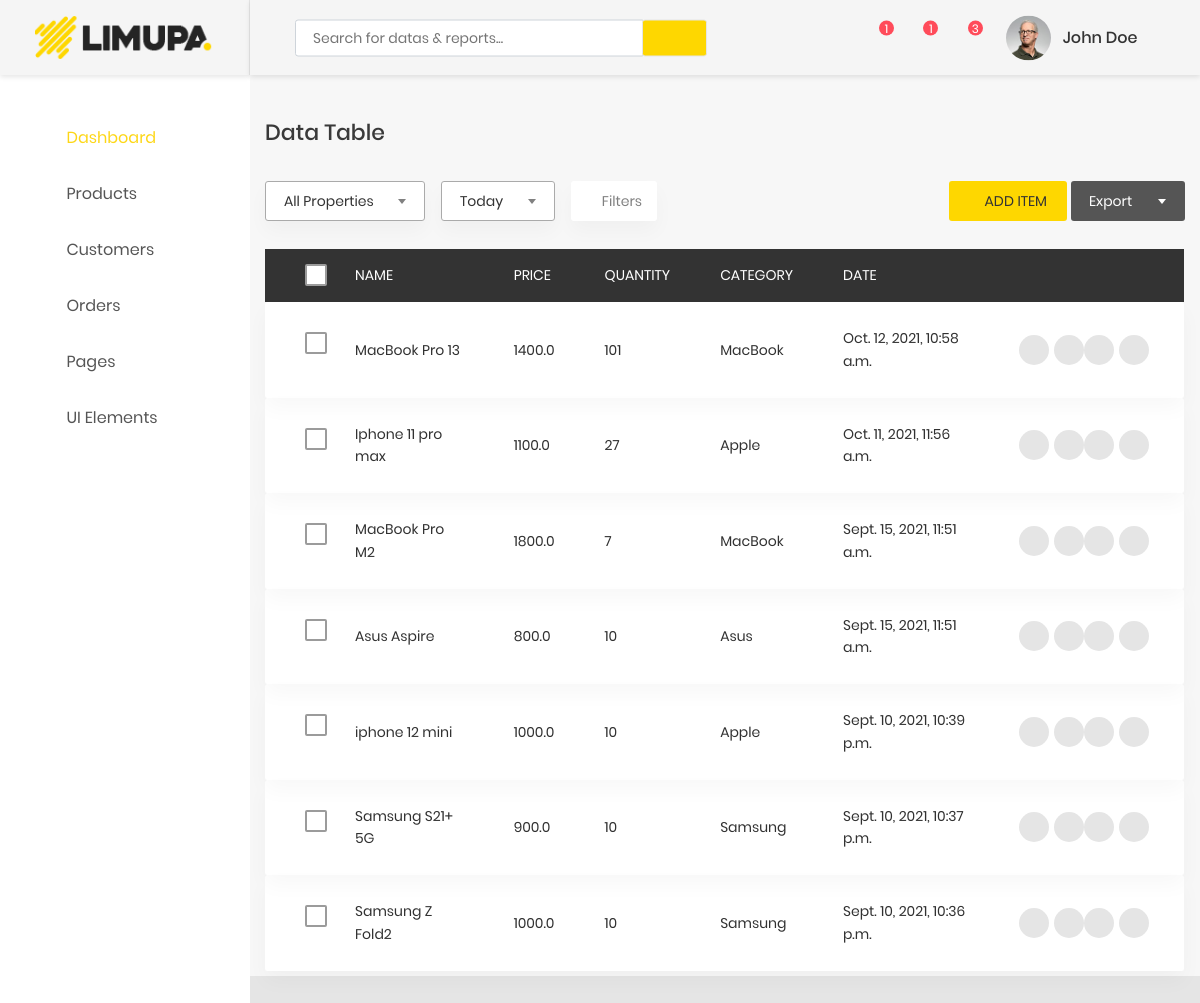
The app's page /adminapp/product/list/ with its own data.
### product/models.py (models this page shows, shortened)
class Product(models.Model):
    category = models.ForeignKey(Category, on_delete=models.CASCADE, null=True)
    name = models.CharField(max_length=100)
    quantity = models.PositiveBigIntegerField(default=1)
    description = models.CharField(max_length=500)
    price = models.FloatField()
    img = models.ImageField(upload_to='product')
    date = models.DateTimeField(auto_now=True)
    def get_info(self):
        info = {'name': self.name, 'price': self.price, 'image': self.img.url, 'description': self.description, 'product_id': self.id}
        info = json.dumps(info)
        return info
    MIN_RESOLUTION = (400, 400)
    MAX_RESOLUTION = (650, 650)
    MAX_SIZE = 3145728

class Category(MPTTModel):
    name = models.CharField(max_length=100)
    slug = models.SlugField(unique=True)
    parent = TreeForeignKey('self', on_delete=models.CASCADE, null=True, blank=True)
    class MPTTMeta:
        order_insertion_by = ['name']
    def __str__(self):
        return self.name

### adminapp/views.py (the view)
# urls.py: path('product/list/', views.product_admin, name='product-admin-list'),
def product_admin(request):
    products = Product.objects.all().order_by('-date')
    data = {
        'products': products
    }
    return render(request, 'adminapp/model/list.html', data)

### adminapp/templates/adminapp/model/list.html (shortened to what this page needs)
{% extends 'adminapp/base/base.html' %}
{% load static %}
{% block content %}
<section class="p-t-20">
    <div class="container">
        <div class="row">
            <div class="col-md-12">
                <h3 class="title-5 m-b-35">data table</h3>
                <div class="table-data__tool">
                    <div class="table-data__tool-left">
                        <div class="rs-select2--light rs-select2--md">
                        </div>
                        <div class="rs-select2--light rs-select2--sm">
                        </div>
                        <button class="au-btn-filter">
                            <i class="zmdi zmdi-filter-list"></i>filters</button>
                    </div>
                    <div class="table-data__tool-right">
                        <a href="{% url 'product-create' %}">
                            <button class="au-btn au-btn-icon au-btn--black au-btn--small">
                            <i class="zmdi zmdi-plus"></i>add item</button>
                        </a>
                        <div class="rs-select2--dark rs-select2--sm rs-select2--dark2">
                        </div>
                    </div>
                </div>
                <div class="table-responsive table-responsive-data2">
                    <table class="table table-data2">
                        <thead>
                            <tr class="table-tr">
                                <th>
                                    <label class="au-checkbox">
                                        <span class="au-checkmark"></span>
                                    </label>
                                </th>
                               <th>Name</th>
                                <th>Price</th>
                                <th>Quantity</th>
                                <th>Category</th>
                                <th>Date</th>
                                <th></th>
                            </tr>
                        </thead>
                        <tbody>
                            {% for i in products %}
                                <tr class="tr-shadow">
                                <td>
                                    <label class="au-checkbox">
                                        <span class="au-checkmark"></span>
                                    </label>
                                </td>
                                    <td>{{ i.name }}</td>
                                    <td>{{ i.price }}</td>
                                    <td>{{ i.quantity }}</td>
                                    <td>{{ i.category }}</td>
                                    <td>{{ i.date }}</td>
                                <td>
                                    <div class="table-data-feature">
                                        <button class="item" data-toggle="tooltip" data-placement="top" title="Send">
                                            <i class="zmdi zmdi-mail-send  send-icon"></i>
                                        </button>
                                        <a href="{% url 'product-update' i.id %}">
                                            <button class="item" data-toggle="tooltip" data-placement="top" title="Edit">
                                            <i class="zmdi zmdi-edit  edit-icon"></i>
                                        </button>
                                        </a>
                                            <button class="item delete-btn" data-product="{{ i.get_info }}" data-toggle="modal" data-target="#smallmodal" title="Delete">
                                            <i class="zmdi zmdi-delete  delete-icon"></i>
                                        </button>
                                        <button class="item" data-toggle="tooltip" data-placement="top" title="More">
                                            <i class="zmdi zmdi-more  more-icon"></i>
                                        </button>
                                    </div>
                                </td>
                            </tr>
                        {% endfor %}
                            <tr class="spacer"></tr>
                        </tbody>
                    </table>
                </div>
            </div>
        </div>
    </div>
</section>
{% endblock %}

### adminapp/static/adminapp/css/styles.css (style rules this page uses)
.table-tr { background: #333333; }
.table-tr th { color: #fff; }
.send-icon { color: #00B5E9; }
.delete-icon { color: #FA4251; }
.edit-icon { color: #FF8300; }

### records on screen
Product: name "MacBook Pro 13", price "1400.0", quantity "101", category "MacBook", date "Oct. 12, 2021, 10:58 a.m."
Product: name "Iphone 11 pro max", price "1100.0", quantity "27", category "Apple", date "Oct. 11, 2021, 11:56 a.m."
Product: name "MacBook Pro M2", price "1800.0", quantity "7", category "MacBook", date "Sept. 15, 2021, 11:51 a.m."
Product: name "Asus Aspire", price "800.0", quantity "10", category "Asus", date "Sept. 15, 2021, 11:51 a.m."
Product: name "iphone 12 mini", price "1000.0", quantity "10", category "Apple", date "Sept. 10, 2021, 10:39 p.m."
Product: name "Samsung S21+ 5G", price "900.0", quantity "10", category "Samsung", date "Sept. 10, 2021, 10:37 p.m."
Product: name "Samsung Z Fold2", price "1000.0", quantity "10", category "Samsung", date "Sept. 10, 2021, 10:36 p.m."
